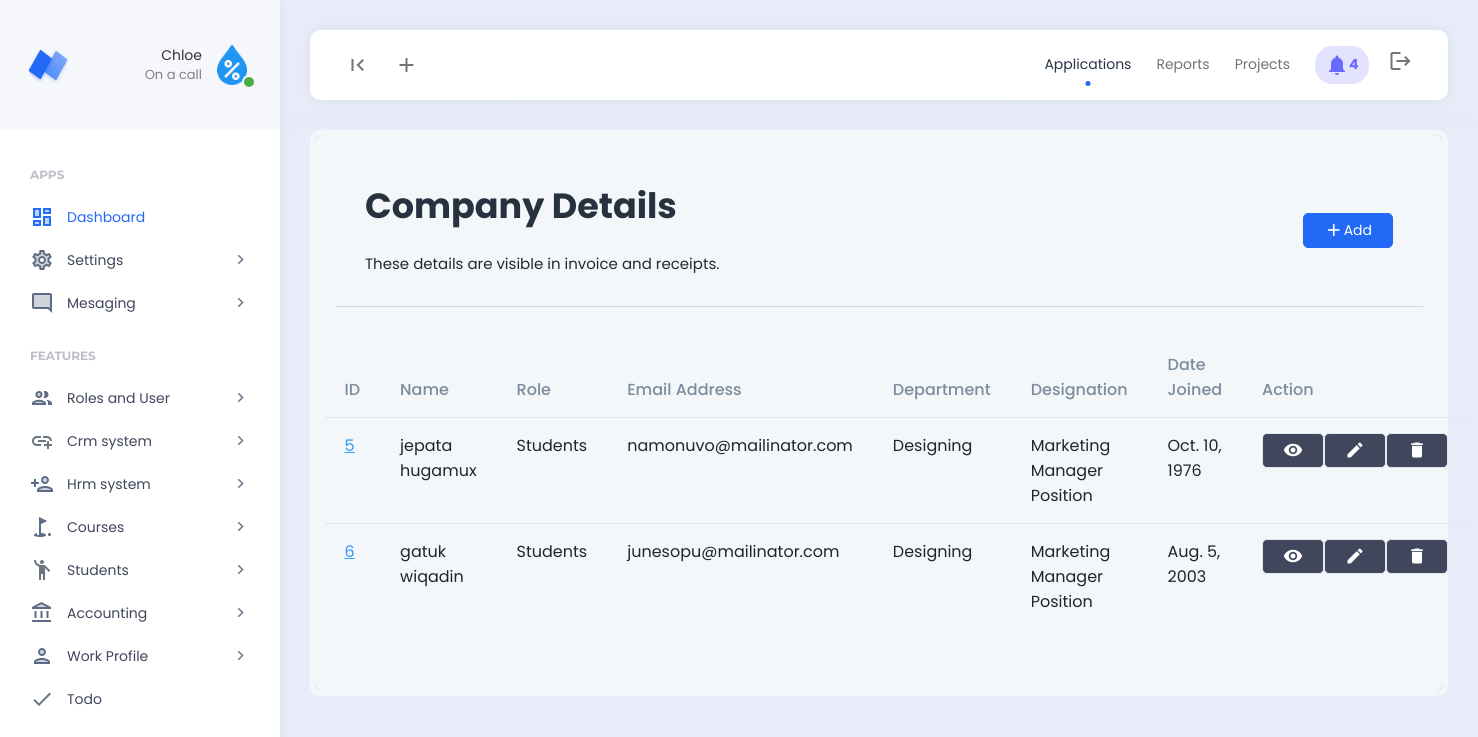
The page /employees/ (signed in) on the database its author committed.
### features/models.py (models this page shows, shortened)
class Company(models.Model):
    company_name = models.CharField(max_length=255)
    company_address = models.CharField(max_length=255)
    company_email = models.CharField(max_length=255)
    company_contact_number = models.CharField(max_length=255)
    company_logo = models.ImageField(upload_to='company_images/')
    payment_terms = models.TextField()
    created = models.DateField(auto_now_add=True)
    class Meta:
        verbose_name_plural = "03. Company Setup"

### hrm/models.py (models this page shows, shortened)
class Employee(models.Model):
    department = models.ForeignKey(Department, on_delete=models.SET_NULL,null=True)
    designation = models.ForeignKey(Designation, on_delete=models.SET_NULL,null=True)
    user = models.OneToOneField(User, on_delete=models.CASCADE)
    permission = models.ForeignKey(Permission,on_delete=models.SET_NULL,null=True, blank=True)
    code = models.CharField(max_length=100,null=True, blank=True)
    email = models.CharField(max_length=200,null=True, blank=True)
    contact = models.CharField(max_length=200,null=True, blank=True)
    address = models.CharField(max_length=200,null=True, blank=True)
    emp_salary = models.CharField(max_length=200,null=True, blank=True)
    emp_password = models.CharField(max_length=200,null=True, blank=True)
    date_joined = models.DateTimeField(null=True, blank=True)
    date_modified = models.DateTimeField(auto_now=True)
    created = models.DateTimeField(auto_now_add=True)
    class Meta:
        verbose_name_plural = "01. Employees"

class Department(models.Model):
    department = models.CharField(max_length=255)
    def __str__(self):
        return self.department
    class Meta:
        verbose_name_plural = "05. Department"

class Designation(models.Model):
    department = models.ForeignKey(Department, on_delete=models.CASCADE)
    designation = models.CharField(max_length=255)
    def __str__(self):
        return self.designation
    class Meta:
        verbose_name_plural = "05. Designation"

### account/models.py (models this page shows, shortened)
class Permission(models.Model):
    role = models.OneToOneField(Role, on_delete=models.CASCADE)
    create_finance = models.BooleanField(default=0)
    read_finance = models.BooleanField(default=0)
    update_finance = models.BooleanField(default=0)
    delete_finance = models.BooleanField(default=0)
    manage_finance = models.BooleanField(default=0)
    manage_company = models.BooleanField(default=0)
    create_account = models.BooleanField(default=0)
    read_account = models.BooleanField(default=0)
    update_account = models.BooleanField(default=0)
    delete_account = models.BooleanField(default=0)
    manage_account = models.BooleanField(default=0)
    create_leads = models.BooleanField(default=0)
    read_leads = models.BooleanField(default=0)
    update_leads = models.BooleanField(default=0)
    delete_leads = models.BooleanField(default=0)
    manage_leads = models.BooleanField(default=0)
    manage_leads = models.BooleanField(default=0)
    create_hrm = models.BooleanField(default=0)
    read_hrm = models.BooleanField(default=0)
    update_hrm = models.BooleanField(default=0)
    delete_hrm = models.BooleanField(default=0)
    manage_hrm = models.BooleanField(default=0)
    create_course = models.BooleanField(default=0)
    read_course = models.BooleanField(default=0)
    update_course = models.BooleanField(default=0)
    delete_course = models.BooleanField(default=0)
    manage_course = models.BooleanField(default=0)
    create_student = models.BooleanField(default=0)
    read_student = models.BooleanField(default=0)
    update_student = models.BooleanField(default=0)
    delete_student = models.BooleanField(default=0)
    manage_student = models.BooleanField(default=0)
    def __str__(self):
        return self.role.role
    class Meta:
        verbose_name_plural = "02. Permissions"

class Role(models.Model):
    role = models.CharField(max_length=255)
    class Meta:
        verbose_name_plural = "01. Role"

### hrm/views.py (the view)
# urls.py: path("employees/", views.employees, name="employees"),
def employees(request):
    if 'read_hrm' in custom_data_views(request):
        employees = Employee.objects.all()
        context = {
            'employees':employees,
        }
        return render (request,'hrm/employees.html',context)
    else:
        messages.info(request, "Unauthorized access.")
        return redirect('home')

### templates/hrm/employees.html (shortened to what this page needs)
{% include 'header.html' %}
<div class="app-content">
    <div class="content-wrapper">
        <div class="example-container">
            <div class="example-content bg-light">
                <div class="page-description d-flex align-items-center">
                    <div class="page-description-content flex-grow-1">
                        <h1>Company Details</h1>
                        <span>These details are visible in invoice and receipts.</span>
                    </div>
                    <div class="page-description-actions">
                        <a href="{% url 'add_employee' %}" class="btn btn-primary"><i class="material-icons">add</i>Add</a>
                    </div>
                </div>
				<div class="row">
					<table id="datable_1" class="table nowrap w-100 mb-5">
						<thead>
							<tr>
								<th>ID</th>
								<th>Name</th>
								<th>Role</th>
								<th>Email Address</th>
								<th>Department</th>
								<th>Designation</th>
								<th>Date Joined</th>
								<th>Action</th>
							</tr>
						</thead>
						<tbody>
							{% for employees in employees %}
							<tr>
								<td><a href="#" class="table-link-text link-high-em">{{employees.id}}</a></td>
								<td>{{employees.user.first_name}} {{employees.user.last_name}}</td>
								<td>{{employees.permission}}</td>
								<td>{{employees.email}}</td>
								<td>{{employees.department}}</td>
								<td>{{employees.designation}}</td>
								<td>{{employees.date_joined.date}}</td>
								<td>
									<div class="d-flex align-items-center">
										<div class="d-flex">
											{% if 'read_hrm' in permissions %}
											<a href="{% url 'view_employee' id=employees.id %}" class="btn btn-dark"><i class="material-icons">visibility</i></a>
											{% endif %}
											{% if 'update_hrm' in permissions %}
											<a href="{% url 'edit_employee' id=employees.id %}" class="btn btn-dark"><i class="material-icons">edit</i></a>
											{% endif %}
											{% if 'delete_hrm' in permissions %}
											<a href="" class="btn btn-dark" data-bs-toggle="modal" data-bs-target="#exampleModalCenter{{employees.id}}"><i class="material-icons">delete</i></a>
											{% endif %}
										</div>
									</div>
								</td>
							</tr>
							{% endfor %}
						</tbody>
					</table>
				</div>
            </div>
        </div>
    </div>
</div>
{% include 'footer.html' %}

### templates/header.html (shortened to what this page needs)
{% load static %}
<body>
    {% include 'nav_links.html' %}
    <div class="app align-content-stretch d-flex flex-wrap">
        <div class="app-sidebar">
            <div class="logo">
                <a href="" class="logo-icon"><span class="logo-text">Neptune</span></a>
                <div class="sidebar-user-switcher user-activity-online">
                    <a href="#">
                        <img src="{{company.company_logo.url}}">
                        <span class="activity-indicator"></span>
                        <span class="user-info-text">Chloe<br><span class="user-state-info">On a call</span></span>
                    </a>
                </div>
            </div>
            <div class="app-menu">
                <ul class="accordion-menu">
                    <li class="sidebar-title">
                        Apps
                    </li>
                    <li class="active-page">
                        <a href="{% url 'home' %}" class="active"><i class="material-icons-two-tone">dashboard</i>Dashboard</a>
                    </li>
                    <li>
                        <a href=""><i class="material-icons-two-tone">settings</i>Settings<i class="material-icons has-sub-menu">keyboard_arrow_right</i></a>
                        <li>
                            <a href=""><i class="material-icons-two-tone">mode_comment</i>Mesaging<i class="material-icons has-sub-menu">keyboard_arrow_right</i></a>
                    </li>
                    <li class="sidebar-title">
                        Features
                    </li>
                    <li>
                        <a href=""><i class="material-icons-two-tone">group</i>Roles and User<i class="material-icons has-sub-menu">keyboard_arrow_right</i></a>
                    </li>
                    <li>
                        <a href=""><i class="material-icons-two-tone">add_link</i>Crm system<i class="material-icons has-sub-menu">keyboard_arrow_right</i></a>
                    </li>
                    <li>
                        <a href=""><i class="material-icons-two-tone">person_add</i>Hrm system<i class="material-icons has-sub-menu">keyboard_arrow_right</i></a>
                    </li>
                    <li>
                        <a href=""><i class="material-icons-two-tone">golf_course</i>Courses<i class="material-icons has-sub-menu">keyboard_arrow_right</i></a>
                    </li>
                    <li>
                        <a href="#"><i class="material-icons-two-tone">emoji_people</i>Students<i class="material-icons has-sub-menu">keyboard_arrow_right</i></a>
                    </li>
                    <li>
                        <a href="#"><i class="material-icons-two-tone">account_balance</i>Accounting<i class="material-icons has-sub-menu">keyboard_arrow_right</i></a>
                    </li>
                    <li>
                        <a href="#"><i class="material-icons-two-tone">person</i>Work Profile<i class="material-icons has-sub-menu">keyboard_arrow_right</i></a>
                    </li>
                    <li>
                        <a href=""><i class="material-icons-two-tone">done</i>Todo</a>
                    </li>
                </ul>
            </div>
        </div>
        <div class="app-container">
            <div class="app-header">
                <nav class="navbar navbar-light navbar-expand-lg">
                    <div class="container-fluid">
                        <div class="navbar-nav" id="navbarNav">
                            <ul class="navbar-nav">
                                <li class="nav-item">
                                    <a class="nav-link hide-sidebar-toggle-button" href="#"><i class="material-icons">first_page</i></a>
                                </li>
                                <li class="nav-item dropdown hidden-on-mobile">
                                    <a class="nav-link dropdown-toggle" href="#" id="addDropdownLink" role="button" data-bs-toggle="dropdown" aria-expanded="false">
                                        <i class="material-icons">add</i>
                                    </a>
                                </li>
                            </ul>
                        </div>
                        <div class="d-flex">
                            <ul class="navbar-nav">
                                <li class="nav-item hidden-on-mobile">
                                    <a class="nav-link active" href="#">Applications</a>
                                </li>
                                <li class="nav-item hidden-on-mobile">
                                    <a class="nav-link" href="#">Reports</a>
                                </li>
                                <li class="nav-item hidden-on-mobile">
                                    <a class="nav-link" href="#">Projects</a>
                                </li>
                                <li class="nav-item hidden-on-mobile">
                                    <a class="nav-link nav-notifications-toggle" id="notificationsDropDown" href="#" data-bs-toggle="dropdown"><i class="material-icons">notifications</i>4</a>
                                </li>
                                <li class="nav-item hidden-on-mobile">
                                    <a class="nav-link" href="{% url 'logout' %}"><i class="material-icons">logout</i></a>
                                </li>
                            </ul>
                        </div>
                    </div>
                </nav>
            </div>

### rows shown on the page
Company: company_logo (picture)
Employee: id "5", user.first_name "jepata", user.last_name "hugamux", permission "Students", email "namonuvo@mailinator.com", department "Designing", designation "Marketing Manager Position", date_joined "Oct. 10, 1976"
Employee: id "6", user.first_name "gatuk", user.last_name "wiqadin", permission "Students", email "junesopu@mailinator.com", department "Designing", designation "Marketing Manager Position", date_joined "Aug. 5, 2003"
